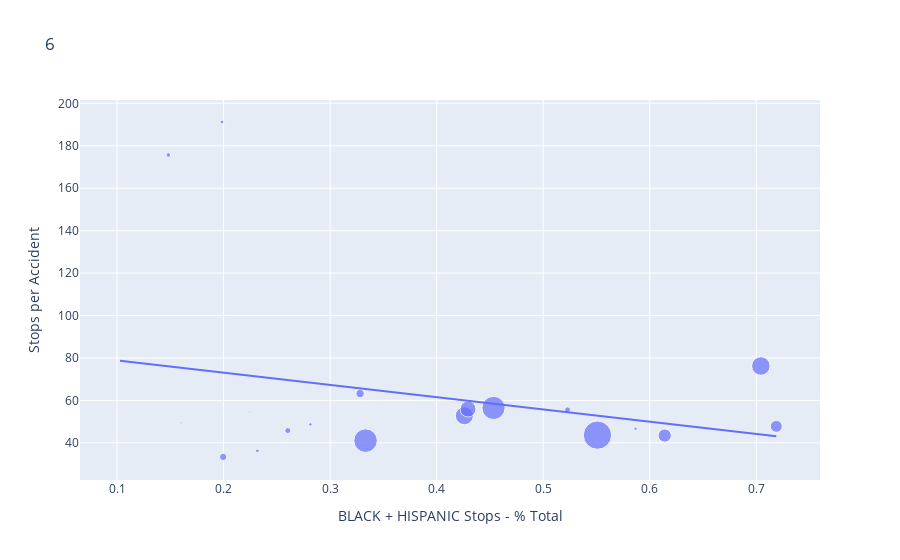
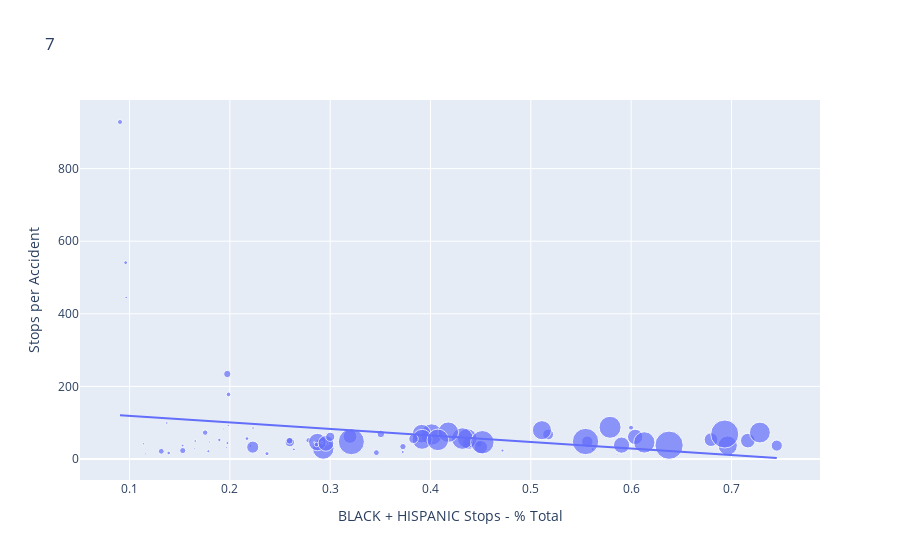
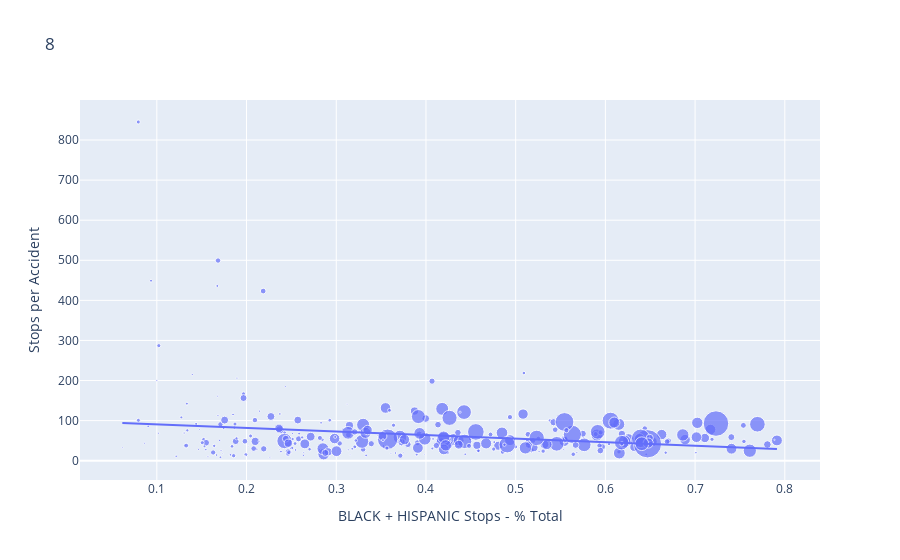
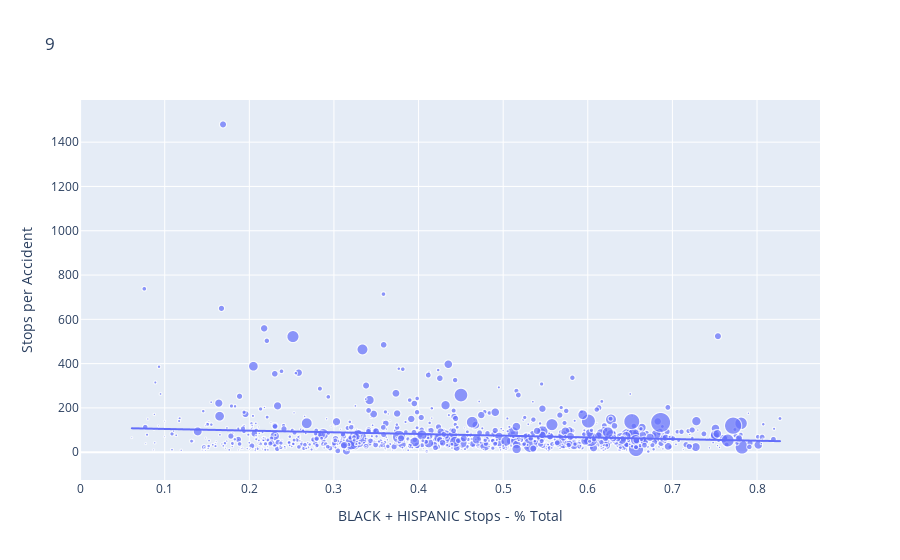

Notebook source saved alongside these figures, in order:
### Markdown cell above
## Black + Hispanic stops as % total vs stops/accident

### Code cell
for res in RESOLUTIONS:
   regress_stops_per_acc_black_hisp_stops(resolution=res)
   
   px.scatter(data_frame=grouped_dataframes2[res].query('Stops > 100'),
               x='BLACK + HISPANIC Stops - % Total',
               y='Stops per Accident',
               size='Stops',
            #    color='Stops - % Total - WHITE',
               trendline='ols',
               title=res).show()

### Figure 1 — Plotly figure (JSON) as saved in the notebook; plotly's stock layout.template omitted (floating-point values rounded to 4 significant figures)
{"data": [{"hovertemplate": "BLACK + HISPANIC Stops - % Total=%{x}<br>Stops per Accident=%{y}<br>Stops=%{marker.size}<extra></extra>", "legendgroup": "", "marker": {"color": "#636efa", "size": [9502, 4015, 47355, 3172, 39125, 3261, 9839, 88729, 216388, 92986, 150029, 5972, 214, 820, 69395, 3880, 145815, 14481, 18898, 1092], "sizemode": "area", "sizeref": 541.0, "symbol": "circle"}, "mode": "markers", "name": "", "orientation": "v", "showlegend": false, "type": "scatter", "x": [0.5228, 0.1985, 0.614, 0.5867, 0.7187, 0.2815, 0.2603, 0.426, 0.5509, 0.7043, 0.3333, 0.1482, 0.1028, 0.2244, 0.4295, 0.2317, 0.4533, 0.1996, 0.3281, 0.1603], "xaxis": "x", "y": [55.57, 191.2, 43.44, 46.65, 47.77, 48.67, 45.76, 52.78, 43.62, 76.22, 41.04, 175.6, 42.8, 54.67, 55.92, 36.26, 56.45, 33.37, 63.2, 49.64], "yaxis": "y"}, {"hovertemplate": "<b>OLS trendline</b><br>Stops per Accident = -57.8563 * BLACK + HISPANIC Stops - % Total + 84.6567<br>R<sup>2</sup>=0.068398<br><br>BLACK + HISPANIC Stops - % Total=%{x}<br>Stops per Accident=%{y} <b>(trend)</b><extra></extra>", "legendgroup": "", "marker": {"color": "#636efa", "symbol": "circle"}, "mode": "lines", "name": "", "showlegend": false, "type": "scatter", "x": [0.1028, 0.1482, 0.1603, 0.1985, 0.1996, 0.2244, 0.2317, 0.2603, 0.2815, 0.3281, 0.3333, 0.426, 0.4295, 0.4533, 0.5228, 0.5509, 0.5867, 0.614, 0.7043, 0.7187], "xaxis": "x", "y": [78.71, 76.08, 75.38, 73.17, 73.11, 71.67, 71.25, 69.6, 68.37, 65.67, 65.38, 60.01, 59.81, 58.43, 54.41, 52.78, 50.71, 49.13, 43.91, 43.07], "yaxis": "y"}], "layout": {"legend": {"itemsizing": "constant", "tracegroupgap": 0}, "title": {"text": "6"}, "xaxis": {"anchor": "y", "domain": [0, 1], "title": {"text": "BLACK + HISPANIC Stops - % Total"}}, "yaxis": {"anchor": "x", "domain": [0, 1], "title": {"text": "Stops per Accident"}}}}

### Figure 2 — Plotly figure (JSON) as saved in the notebook; plotly's stock layout.template omitted (floating-point values rounded to 4 significant figures)
{"data": [{"hovertemplate": "BLACK + HISPANIC Stops - % Total=%{x}<br>Stops per Accident=%{y}<br>Stops=%{marker.size}<extra></extra>", "legendgroup": "", "marker": {"color": "#636efa", "size": [8588, 244, 3981, 4357, 27588, 672, 3491, 17412, 1812, 698, 16044, 9147, 13816, 2108, 368, 248, 693, 6495, 3356, 11313, 33692, 661, 2961, 9690, 28808, 839, 59087, 33579, 2517, 19448, 51264, 34592, 14021, 32186, 58124, 34269, 1190, 13451, 50169, 22620, 2178, 25475, 511, 1857, 1601, 1069, 1082, 658, 644, 40451, 464, 183, 31161, 310, 580, 545, 1512, 377, 328, 556, 29392, 2777, 35803, 34606, 18268, 1007, 26913, 10853, 110, 445, 2507, 309, 6618, 216, 146, 6293, 544, 496], "sizemode": "area", "sizeref": 147.7, "symbol": "circle"}, "mode": "markers", "name": "", "orientation": "v", "showlegend": false, "type": "scatter", "x": [0.5172, 0.5861, 0.1974, 0.3505, 0.6962, 0.4717, 0.448, 0.604, 0.5999, 0.5616, 0.7163, 0.7452, 0.6796, 0.2785, 0.1984, 0.1935, 0.3723, 0.2597, 0.2595, 0.4379, 0.4011, 0.1785, 0.3725, 0.5563, 0.4366, 0.1895, 0.6378, 0.6131, 0.346, 0.5904, 0.5545, 0.4317, 0.3197, 0.7283, 0.6933, 0.2931, 0.237, 0.4502, 0.3211, 0.2872, 0.1754, 0.3912, 0.2231, 0.09047, 0.1986, 0.217, 0.09612, 0.1976, 0.2205, 0.4517, 0.2974, 0.2842, 0.4177, 0.1968, 0.2638, 0.2917, 0.2864, 0.1141, 0.1799, 0.1529, 0.3916, 0.153, 0.579, 0.4073, 0.2958, 0.139, 0.5111, 0.2228, 0.2273, 0.09663, 0.1316, 0.165, 0.383, 0.1157, 0.1575, 0.3, 0.1654, 0.1371], "xaxis": "x", "y": [67.62, 12.2, 234.2, 69.16, 36.93, 23.17, 42.06, 60.88, 86.29, 26.85, 50.61, 36.88, 53.14, 51.41, 92, 82.67, 19.25, 46.39, 50.09, 43.02, 67.38, 21.32, 34.03, 47.73, 56.38, 52.44, 38.0, 45.62, 17.48, 38.13, 48.14, 56.25, 62.04, 72.82, 68.7, 28.97, 14.69, 32.57, 47.6, 46.64, 72.6, 69.79, 85.17, 928.5, 177.9, 56.26, 541, 43.87, 35.78, 46.12, 42.18, 45.75, 73.84, 31, 26.36, 45.42, 39.79, 41.89, 46.86, 37.07, 54.13, 23.14, 87.32, 52.67, 42.98, 16.51, 79.39, 32.69, 13.75, 445, 21.25, 28.09, 55.61, 15.43, 36.5, 61.1, 49.45, 99.2], "yaxis": "y"}, {"hovertemplate": "<b>OLS trendline</b><br>Stops per Accident = -179.667 * BLACK + HISPANIC Stops - % Total + 136.651<br>R<sup>2</sup>=0.067688<br><br>BLACK + HISPANIC Stops - % Total=%{x}<br>Stops per Accident=%{y} <b>(trend)</b><extra></extra>", "legendgroup": "", "marker": {"color": "#636efa", "symbol": "circle"}, "mode": "lines", "name": "", "showlegend": false, "type": "scatter", "x": [0.09047, 0.09612, 0.09663, 0.1141, 0.1157, 0.1316, 0.1371, 0.139, 0.1529, 0.153, 0.1575, 0.165, 0.1654, 0.1754, 0.1785, 0.1799, 0.1895, 0.1935, 0.1968, 0.1974, 0.1976, 0.1984, 0.1986, 0.217, 0.2205, 0.2228, 0.2231, 0.2273, 0.237, 0.2595, 0.2597, 0.2638, 0.2785, 0.2842, 0.2864, 0.2872, 0.2917, 0.2931, 0.2958, 0.2974, 0.3, 0.3197, 0.3211, 0.346, 0.3505, 0.3723, 0.3725, 0.383, 0.3912, 0.3916, 0.4011, 0.4073, 0.4177, 0.4317, 0.4366, 0.4379, 0.448, 0.4502, 0.4517, 0.4717, 0.5111, 0.5172, 0.5545, 0.5563, 0.5616, 0.579, 0.5861, 0.5904, 0.5999, 0.604, 0.6131, 0.6378, 0.6796, 0.6933, 0.6962, 0.7163, 0.7283, 0.7452], "xaxis": "x", "y": [120.4, 119.4, 119.3, 116.2, 115.9, 113.0, 112.0, 111.7, 109.2, 109.2, 108.3, 107.0, 106.9, 105.1, 104.6, 104.3, 102.6, 101.9, 101.3, 101.2, 101.2, 101.0, 101.0, 97.66, 97.03, 96.62, 96.57, 95.82, 94.07, 90.02, 89.98, 89.26, 86.62, 85.6, 85.2, 85.05, 84.23, 83.99, 83.51, 83.22, 82.75, 79.2, 78.96, 74.48, 73.68, 69.76, 69.72, 67.83, 66.37, 66.29, 64.59, 63.47, 61.6, 59.08, 58.2, 57.97, 56.16, 55.77, 55.5, 51.9, 44.83, 43.72, 37.02, 36.69, 35.75, 32.63, 31.35, 30.57, 28.87, 28.13, 26.49, 22.06, 14.55, 12.09, 11.56, 7.948, 5.794, 2.77], "yaxis": "y"}], "layout": {"legend": {"itemsizing": "constant", "tracegroupgap": 0}, "title": {"text": "7"}, "xaxis": {"anchor": "y", "domain": [0, 1], "title": {"text": "BLACK + HISPANIC Stops - % Total"}}, "yaxis": {"anchor": "x", "domain": [0, 1], "title": {"text": "Stops per Accident"}}}}

### Figure 3 — Plotly figure (JSON) as saved in the notebook; plotly's stock layout.template omitted (floating-point values rounded to 4 significant figures; data arrays with more than 128 entries replaced by an {"elided": "..."} marker saying what was removed)
{"data": [{"hovertemplate": "BLACK + HISPANIC Stops - % Total=%{x}<br>Stops per Accident=%{y}<br>Stops=%{marker.size}<extra></extra>", "legendgroup": "", "marker": {"color": "#636efa", "size": {"elided": "315 int values"}, "sizemode": "area", "sizeref": 102.0, "symbol": "circle"}, "mode": "markers", "name": "", "orientation": "v", "showlegend": false, "type": "scatter", "x": {"elided": "315 float values"}, "xaxis": "x", "y": {"elided": "315 float values"}, "yaxis": "y"}, {"hovertemplate": "<b>OLS trendline</b><br>Stops per Accident = -89.0593 * BLACK + HISPANIC Stops - % Total + 99.5793<br>R<sup>2</sup>=0.044667<br><br>BLACK + HISPANIC Stops - % Total=%{x}<br>Stops per Accident=%{y} <b>(trend)</b><extra></extra>", "legendgroup": "", "marker": {"color": "#636efa", "symbol": "circle"}, "mode": "lines", "name": "", "showlegend": false, "type": "scatter", "x": {"elided": "302 float values"}, "xaxis": "x", "y": {"elided": "302 float values"}, "yaxis": "y"}], "layout": {"legend": {"itemsizing": "constant", "tracegroupgap": 0}, "title": {"text": "8"}, "xaxis": {"anchor": "y", "domain": [0, 1], "title": {"text": "BLACK + HISPANIC Stops - % Total"}}, "yaxis": {"anchor": "x", "domain": [0, 1], "title": {"text": "Stops per Accident"}}}}

### Figure 4 — Plotly figure (JSON) as saved in the notebook; plotly's stock layout.template omitted (floating-point values rounded to 4 significant figures; data arrays with more than 128 entries replaced by an {"elided": "..."} marker saying what was removed)
{"data": [{"hovertemplate": "BLACK + HISPANIC Stops - % Total=%{x}<br>Stops per Accident=%{y}<br>Stops=%{marker.size}<extra></extra>", "legendgroup": "", "marker": {"color": "#636efa", "size": {"elided": "1011 int values"}, "sizemode": "area", "sizeref": 31.27, "symbol": "circle"}, "mode": "markers", "name": "", "showlegend": false, "type": "scattergl", "x": {"elided": "1011 float values"}, "xaxis": "x", "y": {"elided": "1011 float values"}, "yaxis": "y"}, {"hovertemplate": "<b>OLS trendline</b><br>Stops per Accident = -75.9373 * BLACK + HISPANIC Stops - % Total + 112.729<br>R<sup>2</sup>=0.020356<br><br>BLACK + HISPANIC Stops - % Total=%{x}<br>Stops per Accident=%{y} <b>(trend)</b><extra></extra>", "legendgroup": "", "marker": {"color": "#636efa", "symbol": "circle"}, "mode": "lines", "name": "", "showlegend": false, "type": "scattergl", "x": {"elided": "955 float values"}, "xaxis": "x", "y": {"elided": "955 float values"}, "yaxis": "y"}], "layout": {"legend": {"itemsizing": "constant", "tracegroupgap": 0}, "title": {"text": "9"}, "xaxis": {"anchor": "y", "domain": [0, 1], "title": {"text": "BLACK + HISPANIC Stops - % Total"}}, "yaxis": {"anchor": "x", "domain": [0, 1], "title": {"text": "Stops per Accident"}}}}
